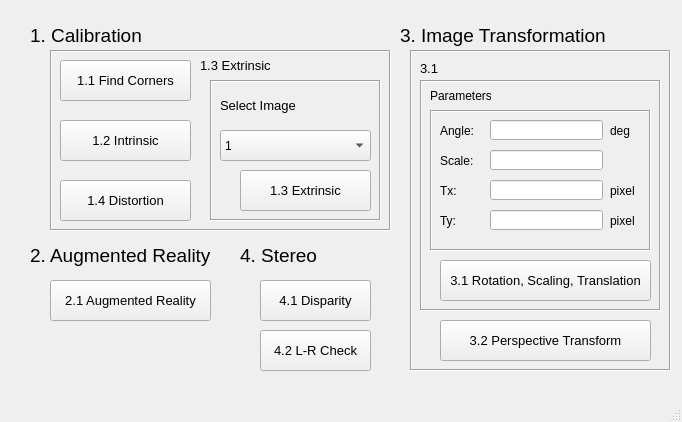
<?xml version="1.0" encoding="UTF-8"?>
<ui version="4.0">
 <class>MainWindow</class>
 <widget class="QMainWindow" name="MainWindow">
  <property name="geometry">
   <rect>
    <x>0</x>
    <y>0</y>
    <width>682</width>
    <height>422</height>
   </rect>
  </property>
  <property name="windowTitle">
   <string>MainWindow</string>
  </property>
  <widget class="QWidget" name="centralwidget">
   <widget class="QPushButton" name="btn2_1">
    <property name="geometry">
     <rect>
      <x>50</x>
      <y>280</y>
      <width>161</width>
      <height>41</height>
     </rect>
    </property>
    <property name="font">
     <font>
      <family>Arial</family>
      <pointsize>10</pointsize>
     </font>
    </property>
    <property name="text">
     <string>2.1 Augmented Reality</string>
    </property>
   </widget>
   <widget class="QPushButton" name="btn4_1">
    <property name="geometry">
     <rect>
      <x>260</x>
      <y>280</y>
      <width>111</width>
      <height>41</height>
     </rect>
    </property>
    <property name="font">
     <font>
      <family>Arial</family>
      <pointsize>10</pointsize>
     </font>
    </property>
    <property name="text">
     <string>4.1 Disparity</string>
    </property>
   </widget>
   <widget class="QPushButton" name="btn4_2">
    <property name="geometry">
     <rect>
      <x>260</x>
      <y>330</y>
      <width>111</width>
      <height>41</height>
     </rect>
    </property>
    <property name="font">
     <font>
      <family>Arial</family>
      <pointsize>10</pointsize>
     </font>
    </property>
    <property name="text">
     <string>4.2 L-R Check</string>
    </property>
   </widget>
   <widget class="QLabel" name="label">
    <property name="geometry">
     <rect>
      <x>30</x>
      <y>20</y>
      <width>111</width>
      <height>31</height>
     </rect>
    </property>
    <property name="font">
     <font>
      <family>Arial</family>
      <pointsize>14</pointsize>
     </font>
    </property>
    <property name="text">
     <string>1. Calibration</string>
    </property>
   </widget>
   <widget class="QLabel" name="label_2">
    <property name="geometry">
     <rect>
      <x>30</x>
      <y>240</y>
      <width>181</width>
      <height>31</height>
     </rect>
    </property>
    <property name="font">
     <font>
      <family>Arial</family>
      <pointsize>14</pointsize>
     </font>
    </property>
    <property name="text">
     <string>2. Augmented Reality</string>
    </property>
   </widget>
   <widget class="QLabel" name="label_3">
    <property name="geometry">
     <rect>
      <x>400</x>
      <y>20</y>
      <width>211</width>
      <height>31</height>
     </rect>
    </property>
    <property name="font">
     <font>
      <family>Arial</family>
      <pointsize>14</pointsize>
     </font>
    </property>
    <property name="text">
     <string>3. Image Transformation</string>
    </property>
   </widget>
   <widget class="QLabel" name="label_4">
    <property name="geometry">
     <rect>
      <x>240</x>
      <y>240</y>
      <width>81</width>
      <height>31</height>
     </rect>
    </property>
    <property name="font">
     <font>
      <family>Arial</family>
      <pointsize>14</pointsize>
     </font>
    </property>
    <property name="text">
     <string>4. Stereo</string>
    </property>
   </widget>
   <widget class="QFrame" name="frame">
    <property name="geometry">
     <rect>
      <x>50</x>
      <y>50</y>
      <width>341</width>
      <height>181</height>
     </rect>
    </property>
    <property name="frameShape">
     <enum>QFrame::Box</enum>
    </property>
    <property name="frameShadow">
     <enum>QFrame::Sunken</enum>
    </property>
    <widget class="QPushButton" name="btn1_2">
     <property name="geometry">
      <rect>
       <x>10</x>
       <y>70</y>
       <width>131</width>
       <height>41</height>
      </rect>
     </property>
     <property name="font">
      <font>
       <family>Arial</family>
       <pointsize>10</pointsize>
      </font>
     </property>
     <property name="text">
      <string>1.2 Intrinsic</string>
     </property>
    </widget>
    <widget class="QPushButton" name="btn1_1">
     <property name="geometry">
      <rect>
       <x>10</x>
       <y>10</y>
       <width>131</width>
       <height>41</height>
      </rect>
     </property>
     <property name="font">
      <font>
       <family>Arial</family>
       <pointsize>10</pointsize>
      </font>
     </property>
     <property name="text">
      <string>1.1 Find Corners</string>
     </property>
    </widget>
    <widget class="QPushButton" name="btn1_4">
     <property name="geometry">
      <rect>
       <x>10</x>
       <y>130</y>
       <width>131</width>
       <height>41</height>
      </rect>
     </property>
     <property name="font">
      <font>
       <family>Arial</family>
       <pointsize>10</pointsize>
      </font>
     </property>
     <property name="text">
      <string>1.4 Distortion</string>
     </property>
    </widget>
    <widget class="QFrame" name="frame_2">
     <property name="geometry">
      <rect>
       <x>160</x>
       <y>30</y>
       <width>171</width>
       <height>141</height>
      </rect>
     </property>
     <property name="font">
      <font>
       <family>Arial</family>
      </font>
     </property>
     <property name="frameShape">
      <enum>QFrame::Box</enum>
     </property>
     <property name="frameShadow">
      <enum>QFrame::Sunken</enum>
     </property>
     <widget class="QPushButton" name="btn1_3">
      <property name="geometry">
       <rect>
        <x>30</x>
        <y>90</y>
        <width>131</width>
        <height>41</height>
       </rect>
      </property>
      <property name="font">
       <font>
        <family>Arial</family>
        <pointsize>10</pointsize>
       </font>
      </property>
      <property name="text">
       <string>1.3 Extrinsic</string>
      </property>
     </widget>
     <widget class="QLabel" name="label_6">
      <property name="geometry">
       <rect>
        <x>10</x>
        <y>10</y>
        <width>81</width>
        <height>31</height>
       </rect>
      </property>
      <property name="font">
       <font>
        <family>Arial</family>
        <pointsize>10</pointsize>
       </font>
      </property>
      <property name="text">
       <string>Select Image</string>
      </property>
     </widget>
     <widget class="QComboBox" name="cboxImgNum">
      <property name="geometry">
       <rect>
        <x>10</x>
        <y>50</y>
        <width>151</width>
        <height>31</height>
       </rect>
      </property>
      <property name="layoutDirection">
       <enum>Qt::LeftToRight</enum>
      </property>
      <item>
       <property name="text">
        <string>1</string>
       </property>
      </item>
      <item>
       <property name="text">
        <string>2</string>
       </property>
      </item>
      <item>
       <property name="text">
        <string>3</string>
       </property>
      </item>
      <item>
       <property name="text">
        <string>4</string>
       </property>
      </item>
      <item>
       <property name="text">
        <string>5</string>
       </property>
      </item>
      <item>
       <property name="text">
        <string>6</string>
       </property>
      </item>
      <item>
       <property name="text">
        <string>7</string>
       </property>
      </item>
      <item>
       <property name="text">
        <string>8</string>
       </property>
      </item>
      <item>
       <property name="text">
        <string>9</string>
       </property>
      </item>
      <item>
       <property name="text">
        <string>10</string>
       </property>
      </item>
      <item>
       <property name="text">
        <string>11</string>
       </property>
      </item>
      <item>
       <property name="text">
        <string>12</string>
       </property>
      </item>
      <item>
       <property name="text">
        <string>13</string>
       </property>
      </item>
      <item>
       <property name="text">
        <string>14</string>
       </property>
      </item>
      <item>
       <property name="text">
        <string>15</string>
       </property>
      </item>
     </widget>
    </widget>
   </widget>
   <widget class="QLabel" name="label_5">
    <property name="geometry">
     <rect>
      <x>200</x>
      <y>50</y>
      <width>81</width>
      <height>31</height>
     </rect>
    </property>
    <property name="font">
     <font>
      <family>Arial</family>
      <pointsize>10</pointsize>
     </font>
    </property>
    <property name="text">
     <string>1.3 Extrinsic</string>
    </property>
   </widget>
   <widget class="QFrame" name="frame_3">
    <property name="geometry">
     <rect>
      <x>410</x>
      <y>50</y>
      <width>261</width>
      <height>321</height>
     </rect>
    </property>
    <property name="frameShape">
     <enum>QFrame::Box</enum>
    </property>
    <property name="frameShadow">
     <enum>QFrame::Sunken</enum>
    </property>
    <widget class="QFrame" name="frame_5">
     <property name="geometry">
      <rect>
       <x>10</x>
       <y>30</y>
       <width>241</width>
       <height>231</height>
      </rect>
     </property>
     <property name="frameShape">
      <enum>QFrame::Box</enum>
     </property>
     <property name="frameShadow">
      <enum>QFrame::Sunken</enum>
     </property>
     <widget class="QPushButton" name="btn3_1">
      <property name="geometry">
       <rect>
        <x>20</x>
        <y>180</y>
        <width>211</width>
        <height>41</height>
       </rect>
      </property>
      <property name="font">
       <font>
        <family>Arial</family>
        <pointsize>10</pointsize>
       </font>
      </property>
      <property name="text">
       <string>3.1 Rotation, Scaling, Translation</string>
      </property>
     </widget>
     <widget class="QLabel" name="label_9">
      <property name="geometry">
       <rect>
        <x>10</x>
        <y>0</y>
        <width>61</width>
        <height>31</height>
       </rect>
      </property>
      <property name="font">
       <font>
        <pointsize>9</pointsize>
       </font>
      </property>
      <property name="text">
       <string>Parameters</string>
      </property>
     </widget>
     <widget class="QFrame" name="frame_6">
      <property name="geometry">
       <rect>
        <x>10</x>
        <y>30</y>
        <width>221</width>
        <height>141</height>
       </rect>
      </property>
      <property name="frameShape">
       <enum>QFrame::Box</enum>
      </property>
      <property name="frameShadow">
       <enum>QFrame::Sunken</enum>
      </property>
      <widget class="QLabel" name="label_10">
       <property name="geometry">
        <rect>
         <x>10</x>
         <y>10</y>
         <width>47</width>
         <height>21</height>
        </rect>
       </property>
       <property name="font">
        <font>
         <pointsize>9</pointsize>
        </font>
       </property>
       <property name="text">
        <string>Angle:</string>
       </property>
      </widget>
      <widget class="QLabel" name="label_11">
       <property name="geometry">
        <rect>
         <x>10</x>
         <y>40</y>
         <width>47</width>
         <height>21</height>
        </rect>
       </property>
       <property name="font">
        <font>
         <pointsize>9</pointsize>
        </font>
       </property>
       <property name="text">
        <string>Scale:</string>
       </property>
      </widget>
      <widget class="QLabel" name="label_12">
       <property name="geometry">
        <rect>
         <x>10</x>
         <y>70</y>
         <width>47</width>
         <height>21</height>
        </rect>
       </property>
       <property name="font">
        <font>
         <pointsize>9</pointsize>
        </font>
       </property>
       <property name="text">
        <string>Tx:</string>
       </property>
      </widget>
      <widget class="QLabel" name="label_13">
       <property name="geometry">
        <rect>
         <x>10</x>
         <y>100</y>
         <width>47</width>
         <height>21</height>
        </rect>
       </property>
       <property name="font">
        <font>
         <pointsize>9</pointsize>
        </font>
       </property>
       <property name="text">
        <string>Ty:</string>
       </property>
      </widget>
      <widget class="QLineEdit" name="edtAngle">
       <property name="geometry">
        <rect>
         <x>60</x>
         <y>10</y>
         <width>113</width>
         <height>20</height>
        </rect>
       </property>
      </widget>
      <widget class="QLineEdit" name="edtScale">
       <property name="geometry">
        <rect>
         <x>60</x>
         <y>40</y>
         <width>113</width>
         <height>20</height>
        </rect>
       </property>
      </widget>
      <widget class="QLineEdit" name="edtTx">
       <property name="geometry">
        <rect>
         <x>60</x>
         <y>70</y>
         <width>113</width>
         <height>20</height>
        </rect>
       </property>
      </widget>
      <widget class="QLineEdit" name="edtTy">
       <property name="geometry">
        <rect>
         <x>60</x>
         <y>100</y>
         <width>113</width>
         <height>20</height>
        </rect>
       </property>
      </widget>
      <widget class="QLabel" name="label_14">
       <property name="geometry">
        <rect>
         <x>180</x>
         <y>10</y>
         <width>21</width>
         <height>21</height>
        </rect>
       </property>
       <property name="font">
        <font>
         <family>Arial</family>
         <pointsize>9</pointsize>
        </font>
       </property>
       <property name="text">
        <string>deg</string>
       </property>
      </widget>
      <widget class="QLabel" name="label_15">
       <property name="geometry">
        <rect>
         <x>180</x>
         <y>70</y>
         <width>31</width>
         <height>21</height>
        </rect>
       </property>
       <property name="font">
        <font>
         <family>Arial</family>
         <pointsize>9</pointsize>
        </font>
       </property>
       <property name="text">
        <string>pixel</string>
       </property>
      </widget>
      <widget class="QLabel" name="label_16">
       <property name="geometry">
        <rect>
         <x>180</x>
         <y>100</y>
         <width>31</width>
         <height>21</height>
        </rect>
       </property>
       <property name="font">
        <font>
         <family>Arial</family>
         <pointsize>9</pointsize>
        </font>
       </property>
       <property name="text">
        <string>pixel</string>
       </property>
      </widget>
     </widget>
    </widget>
    <widget class="QPushButton" name="btn3_2">
     <property name="geometry">
      <rect>
       <x>30</x>
       <y>270</y>
       <width>211</width>
       <height>41</height>
      </rect>
     </property>
     <property name="font">
      <font>
       <family>Arial</family>
       <pointsize>10</pointsize>
      </font>
     </property>
     <property name="text">
      <string>3.2 Perspective Transform</string>
     </property>
    </widget>
    <widget class="QLabel" name="label_8">
     <property name="geometry">
      <rect>
       <x>10</x>
       <y>10</y>
       <width>21</width>
       <height>16</height>
      </rect>
     </property>
     <property name="font">
      <font>
       <family>Arial</family>
       <pointsize>10</pointsize>
      </font>
     </property>
     <property name="text">
      <string>3.1</string>
     </property>
    </widget>
   </widget>
  </widget>
  <widget class="QMenuBar" name="menubar">
   <property name="geometry">
    <rect>
     <x>0</x>
     <y>0</y>
     <width>682</width>
     <height>21</height>
    </rect>
   </property>
  </widget>
  <widget class="QStatusBar" name="statusbar"/>
 </widget>
 <resources/>
 <connections/>
</ui>
